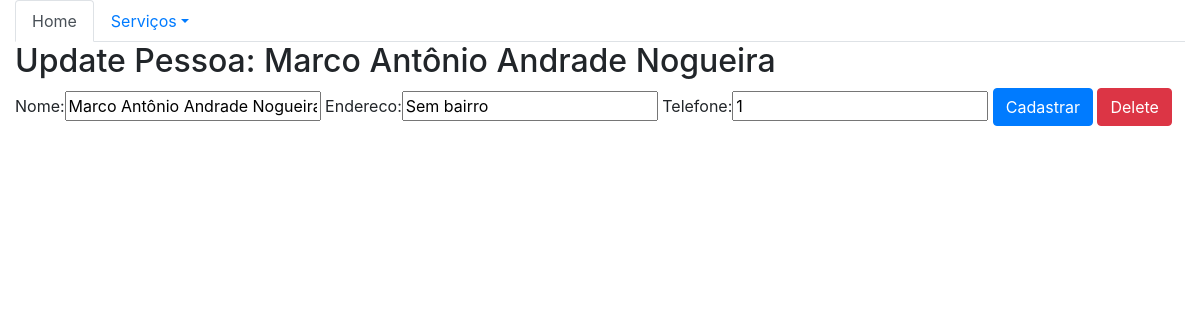
The app's page /pessoa_update/1/ with its own data.
### core/models.py (models this page shows)
class Pessoa(models.Model):
    nome = models.CharField(max_length=100)
    endereco = models.CharField(max_length=100)
    telefone = models.CharField(max_length=10)
    def __str__(self):
        return self.nome

### core/views.py (the view)
# urls.py: path('pessoa_update/<int:id>/', pessoa_update, name='core_pessoa_update'),
def pessoa_update(request, id):
    data = {}
    pessoa = Pessoa.objects.get(id=id)
    form = PessoaForm(request.POST or None, instance=pessoa)
    data['pessoa'] = pessoa
    data['form'] = form
    if request.method == 'POST':
        if form.is_valid():
            form.save()
            return redirect('core_lista_pessoas')
    else:
        return render(request, 'core/update_pessoa.html', data)

### core/forms.py
class PessoaForm(ModelForm):
    class Meta:
        model = Pessoa
        fields = '__all__'

### core/templates/core/update_pessoa.html (shortened to what this page needs)
{% extends "base.html" %}
{% load bootstrap %}
{% block main %}
<div class="row">
    <div class="col-12">
        <h2> Update Pessoa: {{pessoa}} </h2>
    </div>
</div>
<div class="row">
    <div class="col-12">
        <form action="{% url 'core_pessoa_update' pessoa.id %}" method="POST">
                {{ form |bootstrap }}
                <button type="submit" class="btn btn-primary"> Cadastrar </button>
                <a href="{% url 'core_pessoa_delete' pessoa.id %}" class="btn btn-danger">Delete</a>
        </form>
    </div>
</div>
{% endblock %}

### records on screen
Pessoa: nome "Marco Antônio Andrade Nogueira", endereco "Sem bairro", telefone "1"
